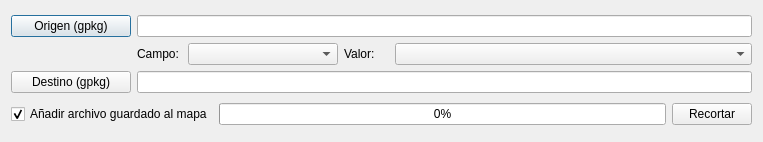
<?xml version="1.0" encoding="UTF-8"?>
<ui version="4.0">
 <class>Dialog</class>
 <widget class="QDialog" name="Dialog">
  <property name="geometry">
   <rect>
    <x>0</x>
    <y>0</y>
    <width>763</width>
    <height>142</height>
   </rect>
  </property>
  <property name="windowTitle">
   <string>Recortar SIOSE</string>
  </property>
  <layout class="QGridLayout" name="gridLayout_2">
   <item row="0" column="0">
    <layout class="QGridLayout" name="gridLayout">
     <item row="0" column="0">
      <widget class="QPushButton" name="sourcePushButton">
       <property name="minimumSize">
        <size>
         <width>120</width>
         <height>0</height>
        </size>
       </property>
       <property name="maximumSize">
        <size>
         <width>120</width>
         <height>16777215</height>
        </size>
       </property>
       <property name="text">
        <string>Origen (gpkg)</string>
       </property>
      </widget>
     </item>
     <item row="0" column="1" colspan="4">
      <widget class="QLineEdit" name="sourceLineEdit">
       <property name="readOnly">
        <bool>true</bool>
       </property>
      </widget>
     </item>
     <item row="1" column="1">
      <widget class="QLabel" name="fieldNameLabel">
       <property name="maximumSize">
        <size>
         <width>45</width>
         <height>16777215</height>
        </size>
       </property>
       <property name="text">
        <string>Campo:</string>
       </property>
      </widget>
     </item>
     <item row="1" column="2">
      <widget class="QComboBox" name="fieldNameComboBox">
       <property name="minimumSize">
        <size>
         <width>150</width>
         <height>0</height>
        </size>
       </property>
       <property name="maximumSize">
        <size>
         <width>100</width>
         <height>16777215</height>
        </size>
       </property>
      </widget>
     </item>
     <item row="1" column="3">
      <widget class="QLabel" name="fieldValueLabel">
       <property name="maximumSize">
        <size>
         <width>45</width>
         <height>16777215</height>
        </size>
       </property>
       <property name="text">
        <string>Valor:</string>
       </property>
      </widget>
     </item>
     <item row="1" column="4">
      <widget class="QComboBox" name="fieldValueComboBox">
       <property name="minimumSize">
        <size>
         <width>200</width>
         <height>0</height>
        </size>
       </property>
      </widget>
     </item>
     <item row="2" column="0">
      <widget class="QPushButton" name="targetPushButton">
       <property name="minimumSize">
        <size>
         <width>120</width>
         <height>0</height>
        </size>
       </property>
       <property name="maximumSize">
        <size>
         <width>120</width>
         <height>16777215</height>
        </size>
       </property>
       <property name="text">
        <string>Destino (gpkg)</string>
       </property>
      </widget>
     </item>
     <item row="2" column="1" colspan="4">
      <widget class="QLineEdit" name="targetLineEdit">
       <property name="readOnly">
        <bool>true</bool>
       </property>
      </widget>
     </item>
    </layout>
   </item>
   <item row="1" column="0">
    <layout class="QHBoxLayout" name="horizontalLayout">
     <item>
      <widget class="QCheckBox" name="addToMapCheckBox">
       <property name="text">
        <string>Añadir archivo guardado al mapa</string>
       </property>
       <property name="checked">
        <bool>true</bool>
       </property>
      </widget>
     </item>
     <item>
      <widget class="QProgressBar" name="progressBar">
       <property name="value">
        <number>0</number>
       </property>
      </widget>
     </item>
     <item>
      <widget class="QPushButton" name="clipPushButton">
       <property name="text">
        <string>Recortar</string>
       </property>
      </widget>
     </item>
    </layout>
   </item>
  </layout>
 </widget>
 <resources/>
 <connections/>
</ui>
